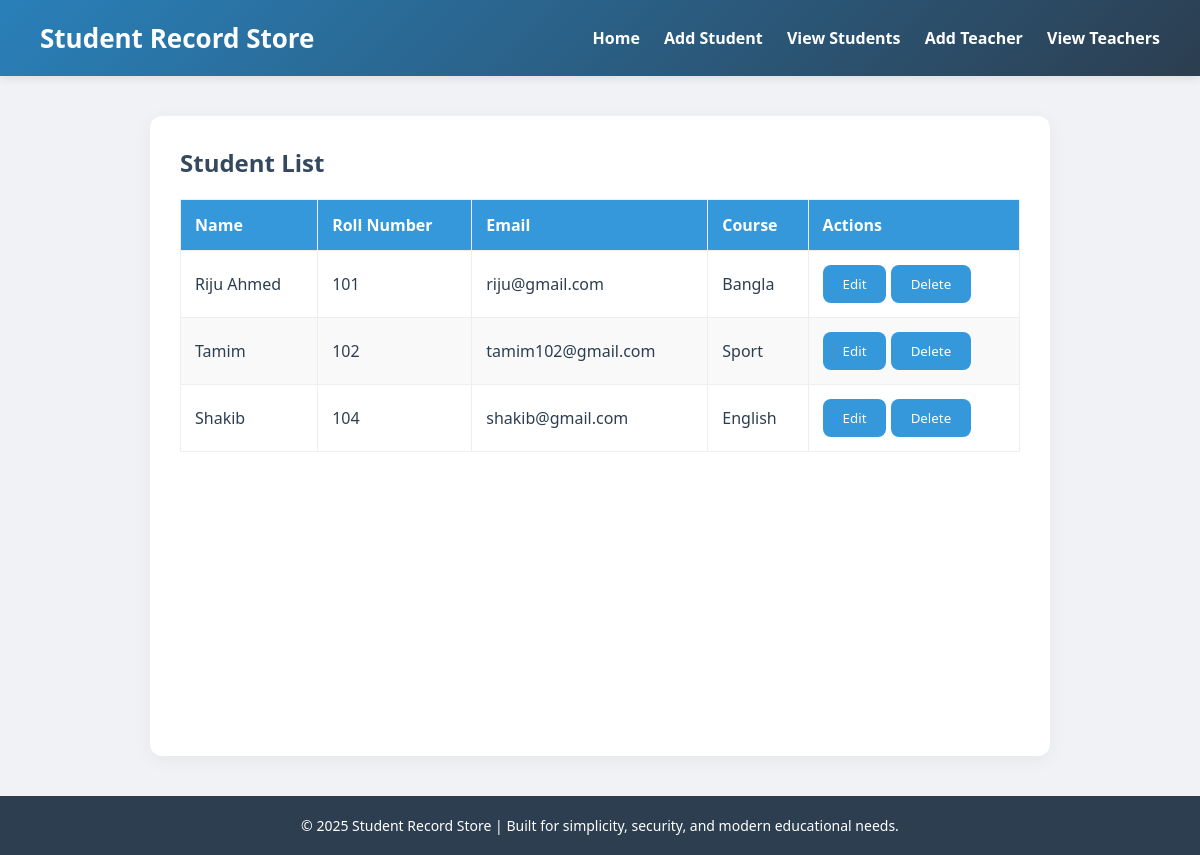
/studentList/, run on the app's committed database.
### studentApp/models.py (models this page shows)
class studentModel(models.Model):
    Student_Name = models.CharField(max_length=100)
    Student_Roll_No = models.CharField(max_length=20, unique=True)
    Student_Email = models.EmailField(max_length=100, unique=True)
    Student_Course = models.CharField(max_length=100)

### studentProject/views.py (the view)
# urls.py: path('studentList/', studentListPage, name='studentListPage'),
def studentListPage(request):
    context = {
        'students': studentModel.objects.all()
    }
    return render(request, 'studentList.html', context)

### Template/studentList.html
{% extends 'master.html' %}
{% block body %}
  <div class="container">
    <h2>Student List</h2>
    <table id="studentTable">
      <thead>
        <tr>
          <th>Name</th>
          <th>Roll Number</th>
          <th>Email</th>
          <th>Course</th>
          <th>Actions</th>
        </tr>
      </thead>
      <tbody>
        {% for student in students %}
        <tr>
          <td>{{student.Student_Name}}</td>
          <td>{{student.Student_Roll_No}}</td>
          <td>{{student.Student_Email}}</td>
          <td>{{student.Student_Course}}</td>
          <td>
            <button><a href="{% url 'updateStudent' student.id %}">Edit</a></button>
            <button><a href="{% url 'deleteStudent' student.id %}">Delete</a></button>
          </td>
        </tr>
        {% endfor %}
      </tbody>
    </table>
  </div>
{% endblock body %}

### Template/master.html (style rules this page uses)
* { margin: 0; padding: 0; box-sizing: border-box; font-family: 'Segoe UI', Tahoma, Geneva, Verdana, sans-serif; }
body { background: #f0f2f5; color: #2c3e50; }
.container { max-width: 900px; margin: 40px auto; padding: 30px; background: #fff; border-radius: 12px; box-shadow: 0 4px 20px rgba(0, 0, 0, 0.05); height: 80vh; }
h2 { margin-bottom: 20px; color: #34495e; }
button { padding: 10px 20px; background: #3498db; color: #fff; border: none; border-radius: 8px; cursor: pointer; }
button a { text-decoration: none; color: #fff; }
table { width: 100%; border-collapse: collapse; margin-top: 20px; }
th, td { padding: 14px; border: 1px solid #eee; text-align: left; }
th { background: #3498db; color: #fff; }
tr:nth-child(even) { background: #f9f9f9; }

### data on the page
studentModel: Student_Name "Riju Ahmed", Student_Roll_No "101", Student_Email "riju@gmail.com", Student_Course "Bangla"
studentModel: Student_Name "Tamim", Student_Roll_No "102", Student_Email "tamim102@gmail.com", Student_Course "Sport"
studentModel: Student_Name "Shakib", Student_Roll_No "104", Student_Email "shakib@gmail.com", Student_Course "English"
